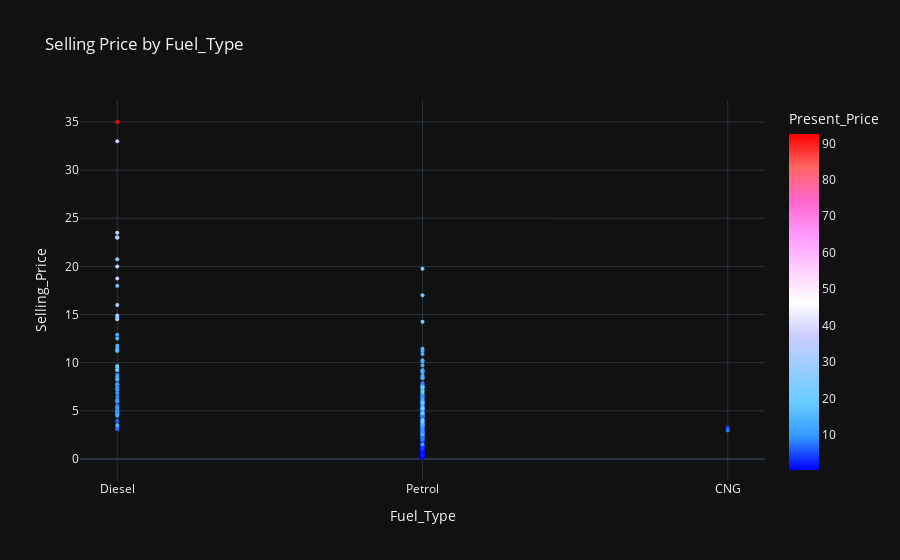

Notebook code for this chart:
### Code cell
pplot('Fuel_Type')

### Figure 1 — Plotly figure (JSON) as saved in the notebook; plotly's stock layout.template omitted (floating-point values rounded to 4 significant figures; data arrays with more than 128 entries replaced by an {"elided": "..."} marker saying what was removed)
{"data": [{"hovertemplate": "Fuel_Type=%{x}<br>Selling_Price=%{y}<br>Present_Price=%{marker.color}<extra></extra>", "legendgroup": "", "marker": {"color": {"elided": "301 float values"}, "coloraxis": "coloraxis", "size": 4, "symbol": "circle"}, "mode": "markers", "name": "", "orientation": "v", "showlegend": false, "type": "scatter", "x": {"elided": "301 str values"}, "xaxis": "x", "y": {"elided": "301 float values"}, "yaxis": "y"}], "layout": {"coloraxis": {"colorbar": {"title": {"text": "Present_Price"}}, "colorscale": [[0, "rgb(0,0,255)"], [0.1, "rgb(51,153,255)"], [0.2, "rgb(102,204,255)"], [0.3, "rgb(153,204,255)"], [0.4, "rgb(204,204,255)"], [0.5, "rgb(255,255,255)"], [0.6, "rgb(255,204,255)"], [0.7, "rgb(255,153,255)"], [0.8, "rgb(255,102,204)"], [0.9, "rgb(255,102,102)"], [1, "rgb(255,0,0)"]]}, "legend": {"tracegroupgap": 0}, "title": {"text": "Selling Price by Fuel_Type"}, "xaxis": {"anchor": "y", "domain": [0, 1], "title": {"text": "Fuel_Type"}}, "yaxis": {"anchor": "x", "domain": [0, 1], "title": {"text": "Selling_Price"}}}}
